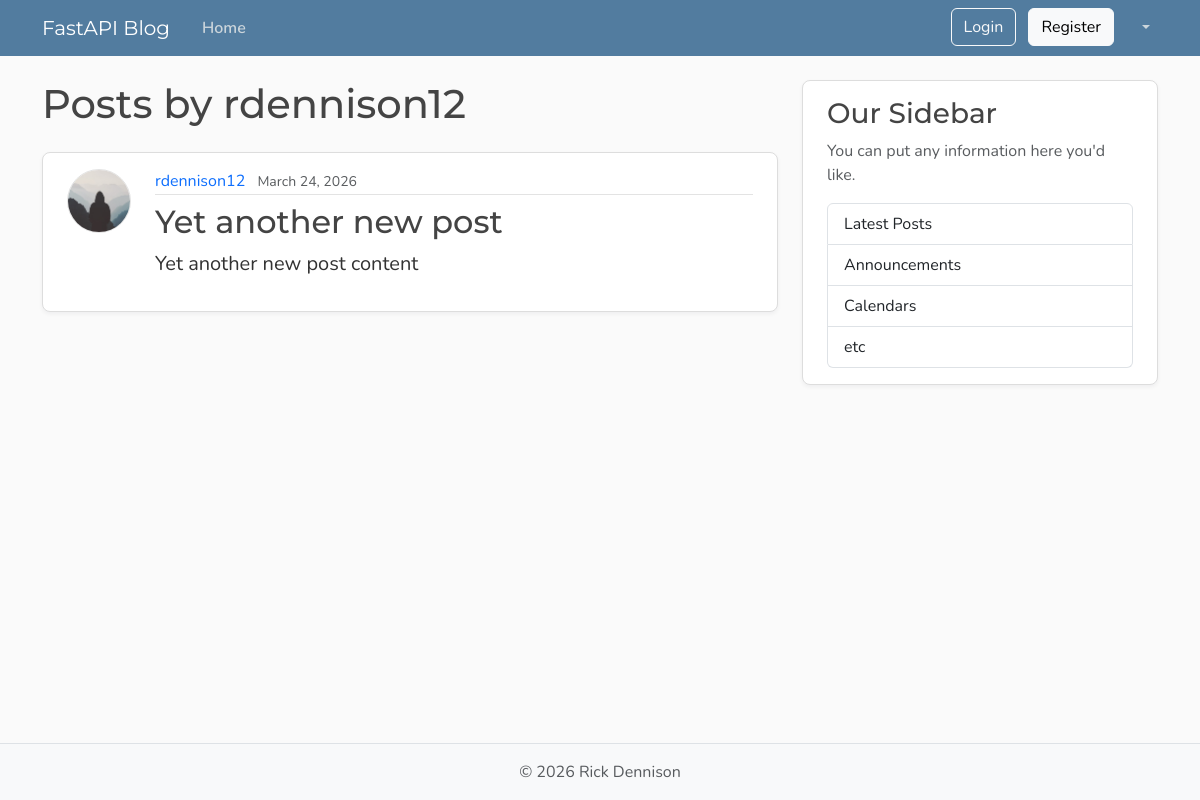
Before: /users/1/posts with the older database file.
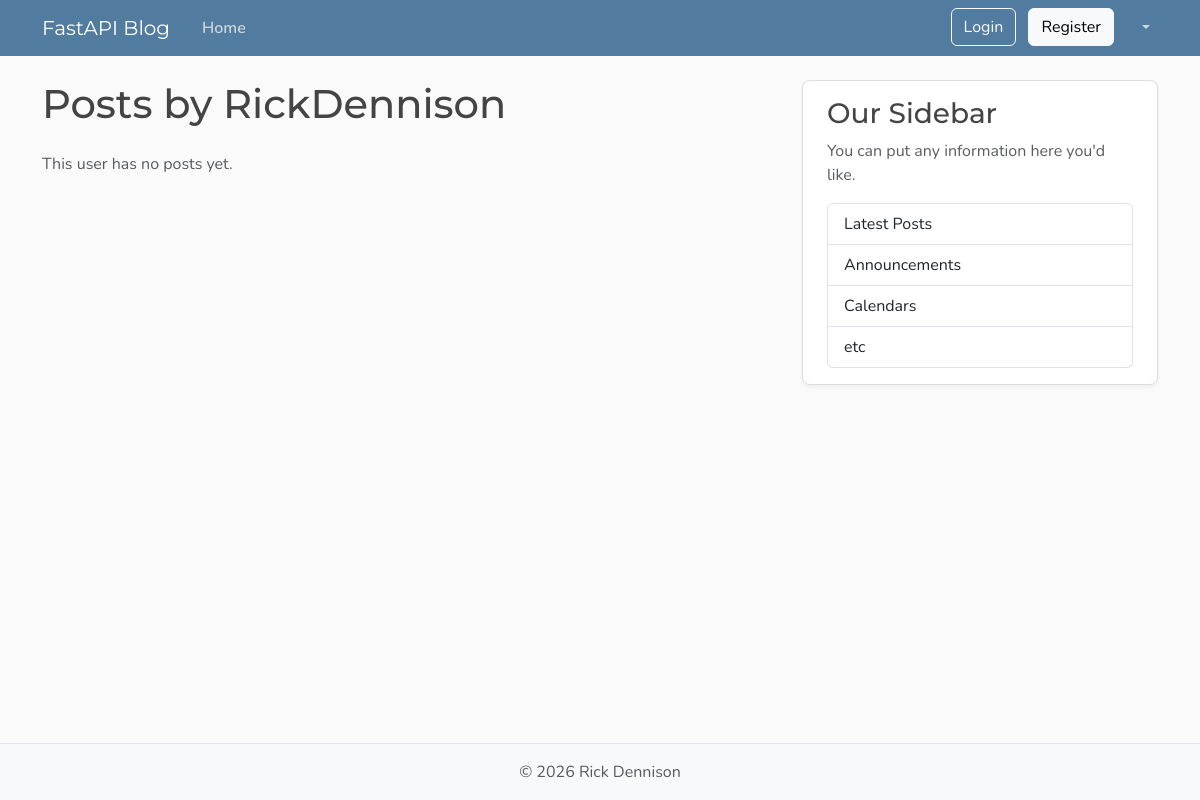
After: the same page with the newer database file.
### models.py (models this page shows, shortened)
class User(Base):
    __tablename__ = "users"
    id: Mapped[int] = mapped_column(Integer, primary_key=True, index=True)
    username: Mapped[str] = mapped_column(String(50), unique=True, nullable=False)
    email: Mapped[str] = mapped_column(String(120), unique=True, nullable=False)
    password_hash: Mapped[str] = mapped_column(String(200), nullable=False)
    image_file: Mapped[str | None] = mapped_column(
        String(200),
        nullable=True,
        default=None,
    )
    posts: Mapped[list[Post]] = relationship(
        back_populates="author",
        cascade="all, delete-orphan",
    )

class Post(Base):
    __tablename__ = "posts"
    id: Mapped[int] = mapped_column(Integer, primary_key=True, index=True)
    title: Mapped[str] = mapped_column(String(100), nullable=False)
    content: Mapped[str] = mapped_column(Text, nullable=False)
    user_id: Mapped[int] = mapped_column(
        ForeignKey("users.id"),
        nullable=False,
        index=True,
    )
    date_posted: Mapped[datetime] = mapped_column(
        DateTime(timezone=True),
        default=lambda: datetime.now(UTC),
    )
    author: Mapped[User] = relationship(back_populates="posts")

### main.py (the view)
@app.get("/users/{user_id}/posts", include_in_schema=False, name="user_posts_page")
async def user_posts_page(
    request: Request,
    user_id: int,
    db: Annotated[AsyncSession, Depends(get_db)],
):
    user = (
        await db.scalars(
            select(models.User).where(models.User.id == user_id),
        )
    ).first()
    if not user:
        raise HTTPException(
            status_code=status.HTTP_404_NOT_FOUND,
            detail="User not found",
        )
    posts = (
        await db.scalars(
            select(models.Post)
            .options(selectinload(models.Post.author))
            .where(models.Post.user_id == user_id),
        )
    ).all()
    return templates.TemplateResponse(
        request,
        "user_posts.html",
        {"user": user, "posts": posts, "title": f"Posts by {user.username}"},
    )

### templates/user_posts.html
{% extends "layout.html" %}
{% block content %}
<h1 class="mb-4">Posts by {{ user.username }}</h1>
{% for post in posts %}
<article class="content-section py-3 px-4 mb-4">
    <div class="d-flex align-items-start gap-4">
        <img class="rounded-circle article-img flex-shrink-0"
             src="{{ post.author.image_path }}"
             alt="{{ post.author.username }}'s profile picture"
             width="64"
             height="64"
             loading="lazy">
        <div class="flex-grow-1">
            <div class="article-metadata mb-2">
                <a class="me-2"
                   href="{{ url_for('user_posts_page', user_id=post.author.id) }}">{{ post.author.username }}</a>
                <small class="text-body-secondary">{{ post.date_posted.strftime("%B %d, %Y") }}</small>
            </div>
            <h2>
                <a class="article-title"
                   href="{{ url_for('post_page', post_id=post.id) }}">{{ post.title }}</a>
            </h2>
            <p class="article-content">{{ post.content }}</p>
        </div>
    </div>
</article>
{% else %}
<p class="text-body-secondary">This user has no posts yet.</p>
{% endfor %}
{% endblock content %}

Changed rows visible on the page:
removed Post: author.username "rdennison12", date_posted "March 24, 2026", title "Yet another new post", content "Yet another new post content"
changed User: username "rdennison12" → "RickDennison"
Other visible differences:
text now shown: "This user has no posts yet."
